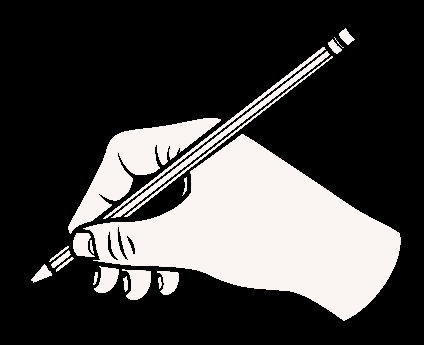
#> input picture assets/hands/comic_ink_pencil.png, 424 x 345 px
$ python -i hand_tools.py   (imports and definitions only)
#> lines starting #> are read from the running program, lines starting #| are printed output that depends on the picture; after the words box and inside, x2 and y2 are one past the last pixel; in counts of white or black regions, pixels touching at a corner belong together
import json
import os
from dataclasses import dataclass, asdict
from typing import List, Optional, Tuple

import cv2
import numpy as np


@dataclass
class HandPreset:
    id: str
    name: str
    category: str
    filename: str
    tip_x: int
    tip_y: int
    default_scale: float = 0.65
    description: str = ""


# [23 lines left out: functions imread_unicode, imwrite_unicode, not called in this run]


def _measure_border_key(bgr: np.ndarray) -> np.ndarray:
    """Đo màu nền chủ đạo từ viền ngoài ảnh."""
    h, w = bgr.shape[:2]
    b = max(4, min(16, min(h, w) // 25))
    samples = np.concatenate([
        bgr[:b, :, :].reshape(-1, 3),
        bgr[-b:, :, :].reshape(-1, 3),
        bgr[:, :b, :].reshape(-1, 3),
        bgr[:, -b:, :].reshape(-1, 3),
    ], axis=0)
    return np.median(samples, axis=0).astype(np.float32)


def remove_solid_background(
    img: np.ndarray,
    tolerance: float = 34.0,
    feather: float = 18.0,
    erode_px: int = 0
) -> np.ndarray:
    """
    Tách nền đồng nhất (Chroma Green / Magenta / Trắng / Xám) bằng đo màu viền,
    flood-fill ngoài biên để bảo toàn vùng trắng bên trong chủ thể, và khử viền màu (edge unmixing).
    """
    if img is None:
        raise ValueError("Input image is None")

    if len(img.shape) == 3 and img.shape[2] == 4:
        # Nếu ảnh đã có alpha rõ ràng ở viền, giữ nguyên alpha nếu đã tách nền sẵn
        alpha_border = np.concatenate([
            img[0, :, 3], img[-1, :, 3], img[:, 0, 3], img[:, -1, 3]
        ])
        if np.mean(alpha_border < 20) > 0.7:
            return img.copy()
        bgr = img[:, :, :3].copy()
    elif len(img.shape) == 2:
        bgr = cv2.cvtColor(img, cv2.COLOR_GRAY2BGR)
    else:
        bgr = img[:, :, :3].copy()

    h, w = bgr.shape[:2]
    key = _measure_border_key(bgr)

    # Tính khoảng cách màu theo không gian Lab + BGR để ổn định với sáng/tối
    bgr_f = bgr.astype(np.float32)
    diff_bgr = np.linalg.norm(bgr_f - key[None, None, :], axis=2)

    # Nếu nền là chroma green mạnh (kênh G vượt trội R & B)
    is_green_chroma = (key[1] > key[2] + 60) and (key[1] > key[0] + 60)
    is_magenta_chroma = (key[2] > key[1] + 60) and (key[0] > key[1] + 60)

    if is_green_chroma:
        # Green excess metric giúp giữ màu da/gỗ/đen cực sạch
        green_excess = bgr_f[:, :, 1] - np.maximum(bgr_f[:, :, 0], bgr_f[:, :, 2])
        key_excess = float(key[1] - max(key[0], key[2]))
        dist = np.maximum(0.0, key_excess - green_excess)
        # Kết hợp khoảng cách BGR ở vùng tối/nhạt
        bg_candidate = (green_excess > key_excess * 0.48) | (diff_bgr < tolerance)
    elif is_magenta_chroma:
        mag_excess = np.minimum(bgr_f[:, :, 0], bgr_f[:, :, 2]) - bgr_f[:, :, 1]
        key_excess = float(min(key[0], key[2]) - key[1])
        dist = np.maximum(0.0, key_excess - mag_excess)
        bg_candidate = (mag_excess > key_excess * 0.48) | (diff_bgr < tolerance)
    else:
        dist = diff_bgr
        bg_candidate = diff_bgr < tolerance

    # Với nền chroma thuần (green/magenta), khử cả các khe nền khép kín giữa ngón tay và thân bút;
    # với nền trắng/xám thông thường, chỉ flood-fill từ 4 cạnh để không làm thủng vùng trắng của bút/tay áo.
    if is_green_chroma or is_magenta_chroma:
        ext_bg_mask = bg_candidate
    else:
        bg_u8 = (bg_candidate.astype(np.uint8) * 255)
        _, labels = cv2.connectedComponents(bg_u8, connectivity=8)
        border_labels = set()
        border_labels.update(np.unique(labels[0, :]).tolist())
        border_labels.update(np.unique(labels[-1, :]).tolist())
        border_labels.update(np.unique(labels[:, 0]).tolist())
        border_labels.update(np.unique(labels[:, -1]).tolist())
        border_labels.discard(0)
        ext_bg_mask = np.isin(labels, list(border_labels))

    # Tạo alpha mượt tại vùng chuyển tiếp cạnh
    alpha = np.ones((h, w), dtype=np.float32)
    alpha[ext_bg_mask] = 0.0

    # Vùng biên chuyển tiếp (dilated exterior background giao với foreground)
    ext_u8 = ext_bg_mask.astype(np.uint8) * 255
    if erode_px > 0:
        k_erode = cv2.getStructuringElement(cv2.MORPH_ELLIPSE, (erode_px * 2 + 1, erode_px * 2 + 1))
        fg_u8 = cv2.erode(255 - ext_u8, k_erode)
        ext_u8 = 255 - fg_u8
        alpha[ext_u8 > 0] = 0.0

    dil_k = cv2.getStructuringElement(cv2.MORPH_ELLIPSE, (5, 5))
    edge_band = (cv2.dilate(ext_u8, dil_k) > 0) & (~ext_bg_mask)

    if is_green_chroma:
        # Tính alpha liên tục trên dải biên bằng độ dư green
        g_ex = bgr_f[:, :, 1] - np.maximum(bgr_f[:, :, 0], bgr_f[:, :, 2])
        key_ex = max(1.0, float(key[1] - max(key[0], key[2])))
        edge_a = np.clip(1.0 - (g_ex / (key_ex * 0.72)), 0.0, 1.0)
        alpha[edge_band] = edge_a[edge_band]
    elif is_magenta_chroma:
        m_ex = np.minimum(bgr_f[:, :, 0], bgr_f[:, :, 2]) - bgr_f[:, :, 1]
        key_ex = max(1.0, float(min(key[0], key[2]) - key[1]))
        edge_a = np.clip(1.0 - (m_ex / (key_ex * 0.72)), 0.0, 1.0)
        alpha[edge_band] = edge_a[edge_band]
    else:
        edge_a = np.clip((dist - tolerance * 0.8) / max(1.0, feather), 0.0, 1.0)
        alpha[edge_band] = edge_a[edge_band]

    # Làm mịn nhẹ alpha ở biên
    alpha = cv2.GaussianBlur(alpha, (3, 3), 0.6)
    alpha[ext_bg_mask] = 0.0

    # Edge color unmixing: F = (C - (1 - a) * K) / a
    unmixed = bgr_f.copy()
    semi = (alpha > 0.04) & (alpha < 0.98)
    if np.any(semi):
        a_semi = alpha[semi][:, None]
        fg_est = (bgr_f[semi] - (1.0 - a_semi) * key[None, :]) / np.maximum(a_semi, 0.08)
        unmixed[semi] = np.clip(fg_est, 0, 255)

    # Khử ám xanh/tím còn sót trên viền bán trong suốt
    if is_green_chroma:
        spill_mask = (alpha > 0.02) & (alpha < 0.99)
        max_rb = np.maximum(unmixed[:, :, 0], unmixed[:, :, 2])
        excess = np.maximum(0.0, unmixed[:, :, 1] - max_rb)
        unmixed[:, :, 1] = np.where(spill_mask, unmixed[:, :, 1] - excess * 0.85, unmixed[:, :, 1])
    elif is_magenta_chroma:
        spill_mask = (alpha > 0.02) & (alpha < 0.99)
        g = unmixed[:, :, 1]
        unmixed[:, :, 0] = np.where(spill_mask & (unmixed[:, :, 0] > g), g + (unmixed[:, :, 0] - g) * 0.25, unmixed[:, :, 0])
        unmixed[:, :, 2] = np.where(spill_mask & (unmixed[:, :, 2] > g), g + (unmixed[:, :, 2] - g) * 0.25, unmixed[:, :, 2])

    # Xóa màu dưới pixel trong suốt hoàn toàn để resize không bị viền bẩn
    unmixed[alpha <= 0.02] = 0.0

    bgra = np.zeros((h, w, 4), dtype=np.uint8)
    bgra[:, :, :3] = np.clip(unmixed, 0, 255).astype(np.uint8)
    bgra[:, :, 3] = np.clip(alpha * 255.0, 0, 255).astype(np.uint8)
    return bgra


# [99 lines left out: functions trim_and_pad_hand, detect_pen_tip, build_checkerboard, load_hand_presets, save_hand_presets, not called in this run]

>>> import cv2
>>> picture = cv2.imread('../assets/hands/comic_ink_pencil.png')
#> picture is the input picture: shape (345, 424, 3); mean B, G, R 65.2, 66, 67.3
>>> result = remove_solid_background(picture)
#> in remove_solid_background, `key = _measure_border_key(bgr)`: key = [0, 0, 0]
#> in remove_solid_background, `is_green_chroma = (key[1] > key[2] + 60) and (key[1] > key[0] + 60)`: is_green_chroma = False
#> in remove_solid_background, `bg_candidate = diff_bgr < tolerance`:
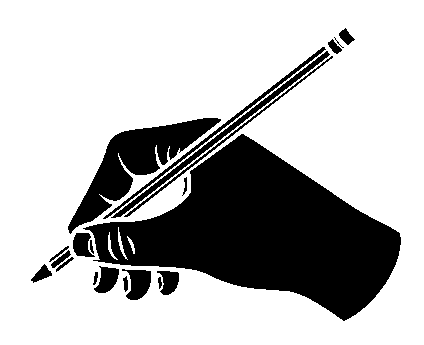
#> bg_candidate: shape (345, 424) bool; 73% white; 21 black regions (1 under 20 px), largest, box (x1, y1, x2, y2) and area: (83, 134, 401, 321) 28682, (68, 118, 221, 234) 5344, (111, 51, 330, 218) 1371
#> in remove_solid_background, `_, labels = cv2.connectedComponents(bg_u8, connectivity=8)`:
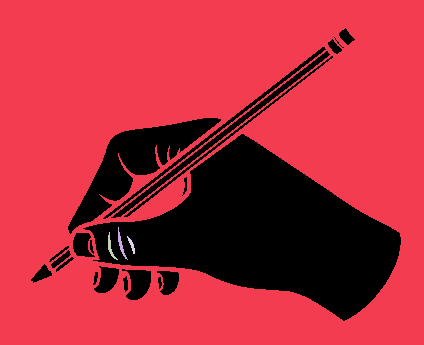
#> labels: shape (345, 424) int32; 5 distinct labels, from 0 to 4; one colour per label, 0 black
#> in remove_solid_background, `ext_bg_mask = np.isin(labels, list(border_labels))`:
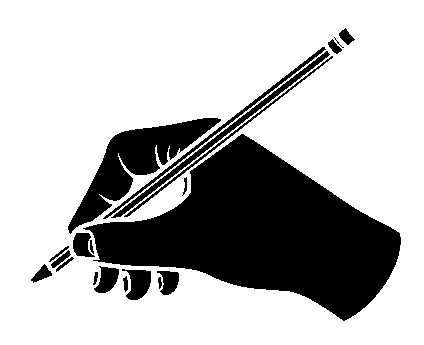
#> ext_bg_mask: shape (345, 424) bool; 72.9% white; 21 black regions (1 under 20 px), largest, box (x1, y1, x2, y2) and area: (83, 134, 401, 321) 28886, (68, 118, 221, 234) 5344, (111, 51, 330, 218) 1371
#> in remove_solid_background, `edge_band = (cv2.dilate(ext_u8, dil_k) > 0) & (~ext_bg_mask)`:
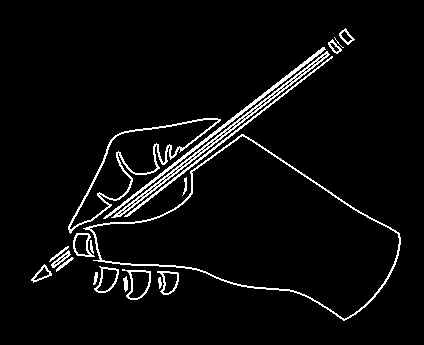
#> edge_band: shape (345, 424) bool; 4.6% white in thin lines or dots, all inside (x1, y1, x2, y2) = (31, 28, 401, 321)
#> in remove_solid_background, `alpha[ext_bg_mask] = 0.0`:
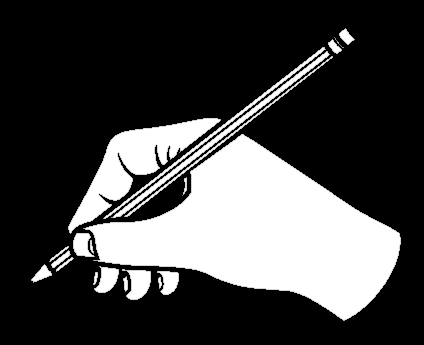
#> alpha: shape (345, 424) float32; min 0, max 1, mean 0.266
#> in remove_solid_background, `semi = (alpha > 0.04) & (alpha < 0.98)`:
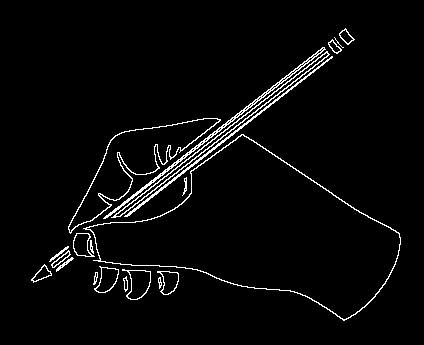
#> semi: shape (345, 424) bool; 3.3% white in thin lines or dots, all inside (x1, y1, x2, y2) = (31, 28, 401, 321)
#> in remove_solid_background, `a_semi = alpha[semi][:, None]`: a_semi = 4851 values, max 0.972 at index 6, min 0.473 at index 29, mean 0.844
#> in remove_solid_background, `unmixed[semi] = np.clip(fg_est, 0, 255)`:
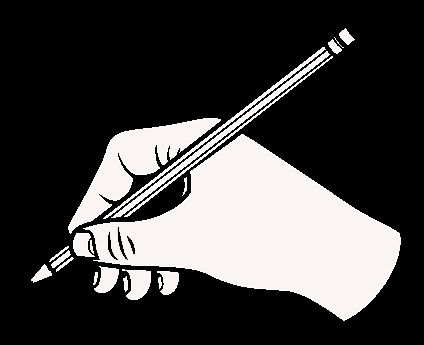
#> unmixed: shape (345, 424, 3) float32; mean B, G, R 65.6, 66.4, 67.6

$ run again, on assets/hands/fountain_pen_female.png
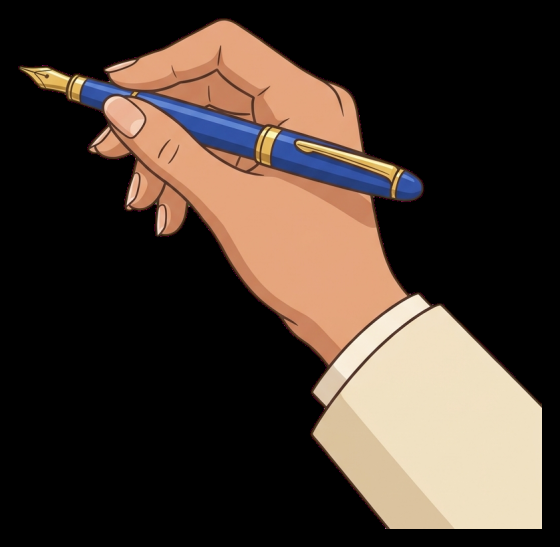
#> input picture assets/hands/fountain_pen_female.png, 560 x 547 px
#> picture is the input picture: shape (547, 560, 3); mean B, G, R 47.5, 56.5, 69.2
#> key = [0, 0, 0]
#> is_green_chroma = False
#> in remove_solid_background, `bg_candidate = diff_bgr < tolerance`:
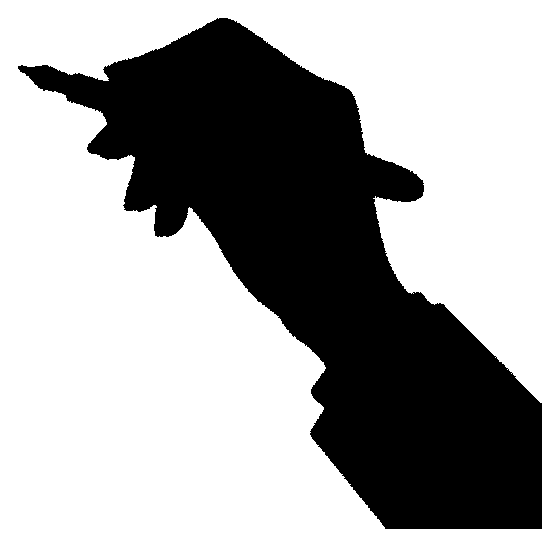
#> bg_candidate: shape (547, 560) bool; 65.9% white; 1 black region, box (x1, y1, x2, y2) and area: (18, 18, 542, 529) 104562
#> edge_band: shape (547, 560) bool; 1.3% white in thin lines or dots, all inside (x1, y1, x2, y2) = (18, 18, 542, 529)
#> in remove_solid_background, `semi = (alpha > 0.04) & (alpha < 0.98)`:
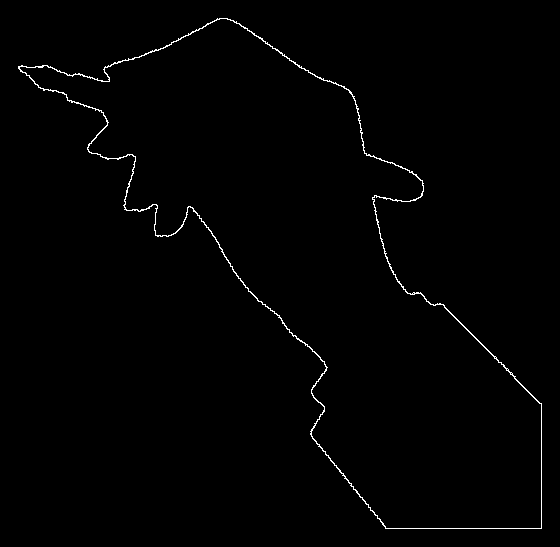
#> semi: shape (547, 560) bool; 0.86% white in thin lines or dots, all inside (x1, y1, x2, y2) = (18, 18, 542, 529)
#> a_semi = 2647 values, max 0.979 at index 484, min 0.318 at index 231, mean 0.822
#> fg_est = 2647 rows, first 8: [37.79, 2.22, 77.8], [16.01, 1.6, 64.03], [7.52, 8.77, 57.62], [7.74, 16.76, 52.86], [10.45, 20.91, 50.96], [9.79, 20.81, 50.18], [9.67, 20.56, 52], [8.65, 18.54, 50.66]

$ run again, on assets/hands/marker_cartoon_red.png
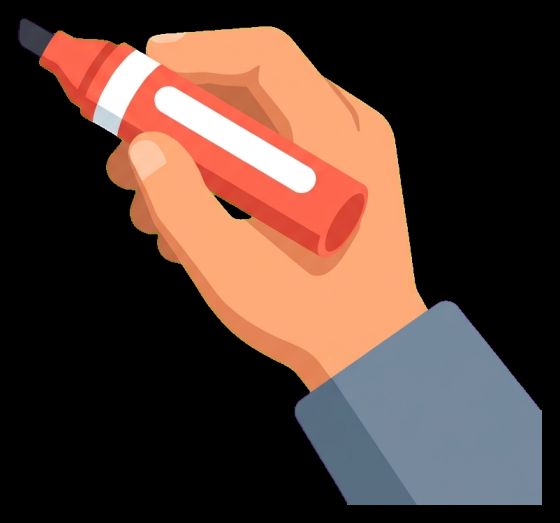
#> input picture assets/hands/marker_cartoon_red.png, 560 x 523 px
#> picture is the input picture: shape (523, 560, 3); mean B, G, R 51, 59.2, 82.1
#> key = [0, 0, 0]
#> is_green_chroma = False
#> bg_candidate: shape (523, 560) bool; 59.4% white; 1 black region, box (x1, y1, x2, y2) and area: (18, 18, 542, 505) 118881
#> labels: shape (523, 560) int32; 3 distinct labels, from 0 to 2
#> ext_bg_mask: shape (523, 560) bool; 59.3% white; 1 black region, box (x1, y1, x2, y2) and area: (18, 18, 542, 505) 119128
#> edge_band: shape (523, 560) bool; 1.2% white in thin lines or dots, all inside (x1, y1, x2, y2) = (18, 18, 542, 505)
#> a_semi = 2181 values, max 0.976 at index 457, min 0.378 at index 383, mean 0.84
#> fg_est = 2181 rows, first 8: [55.36, 8.3, 34.6], [52.78, 15.59, 34.79], [55.18, 16.79, 39.59], [50.38, 14.4, 31.19], [81.65, 4.15, 59.51], [58.64, 17.33, 42.65], [58.62, 42.17, 48.34], [55.54, 37.02, 44.22]
#> in remove_solid_background, `unmixed[semi] = np.clip(fg_est, 0, 255)`:
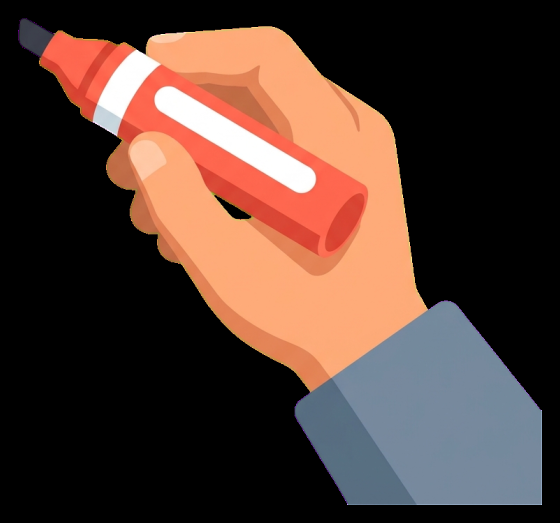
#> unmixed: shape (523, 560, 3) float32; mean B, G, R 51.1, 59.3, 82.3
